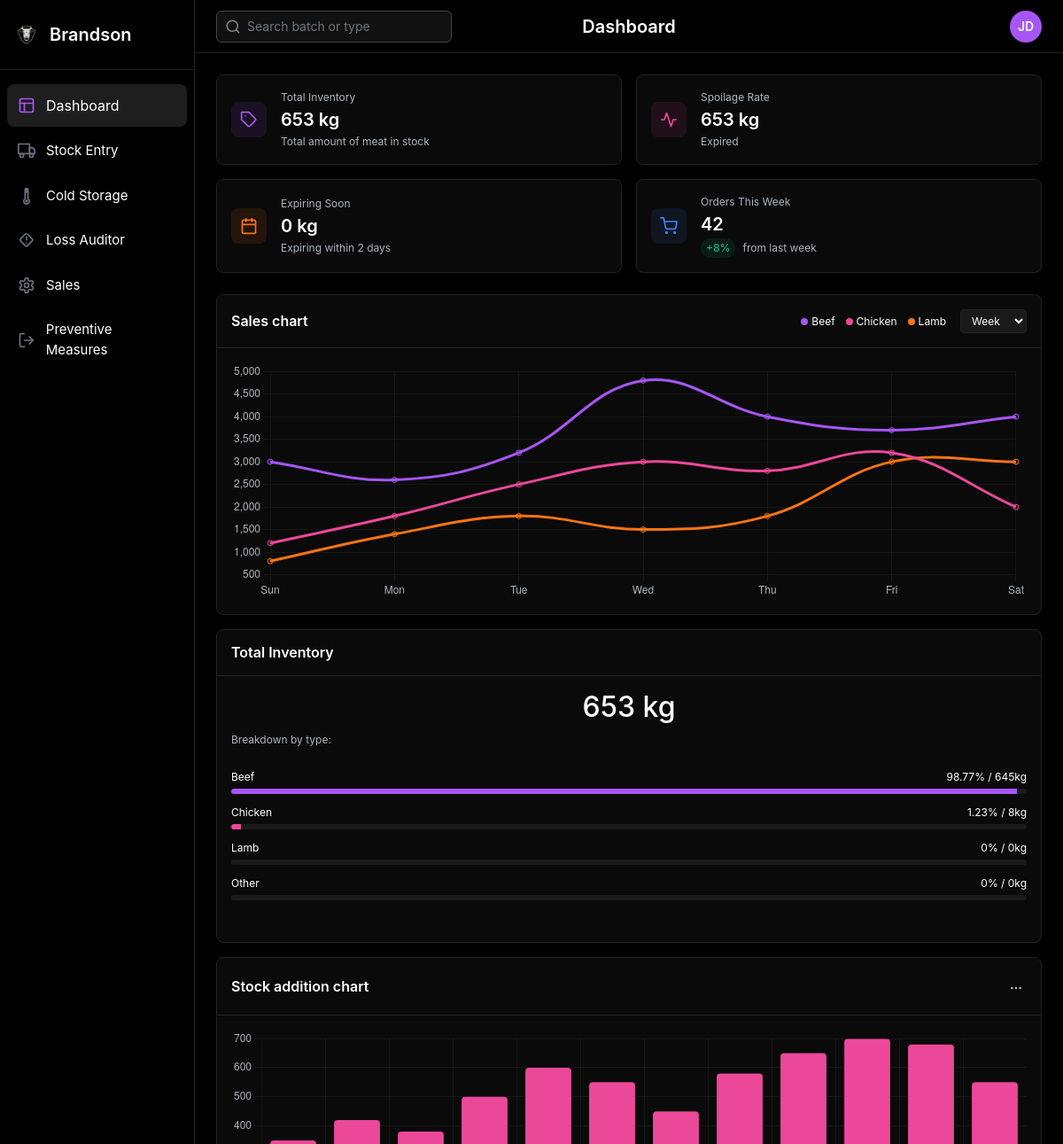
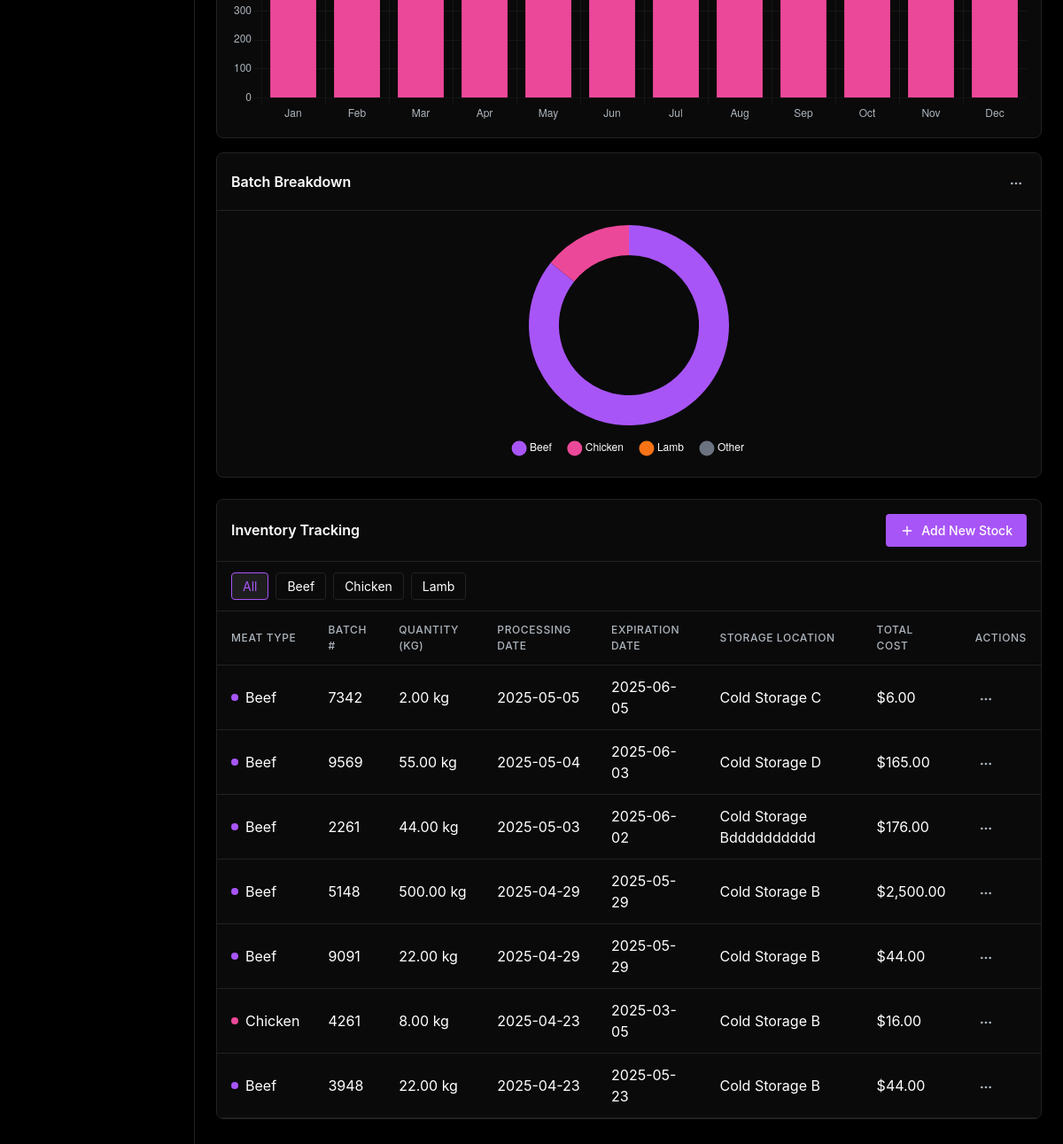
The app's page /p1/dashboard.php, older data (2 pictures, top to bottom).
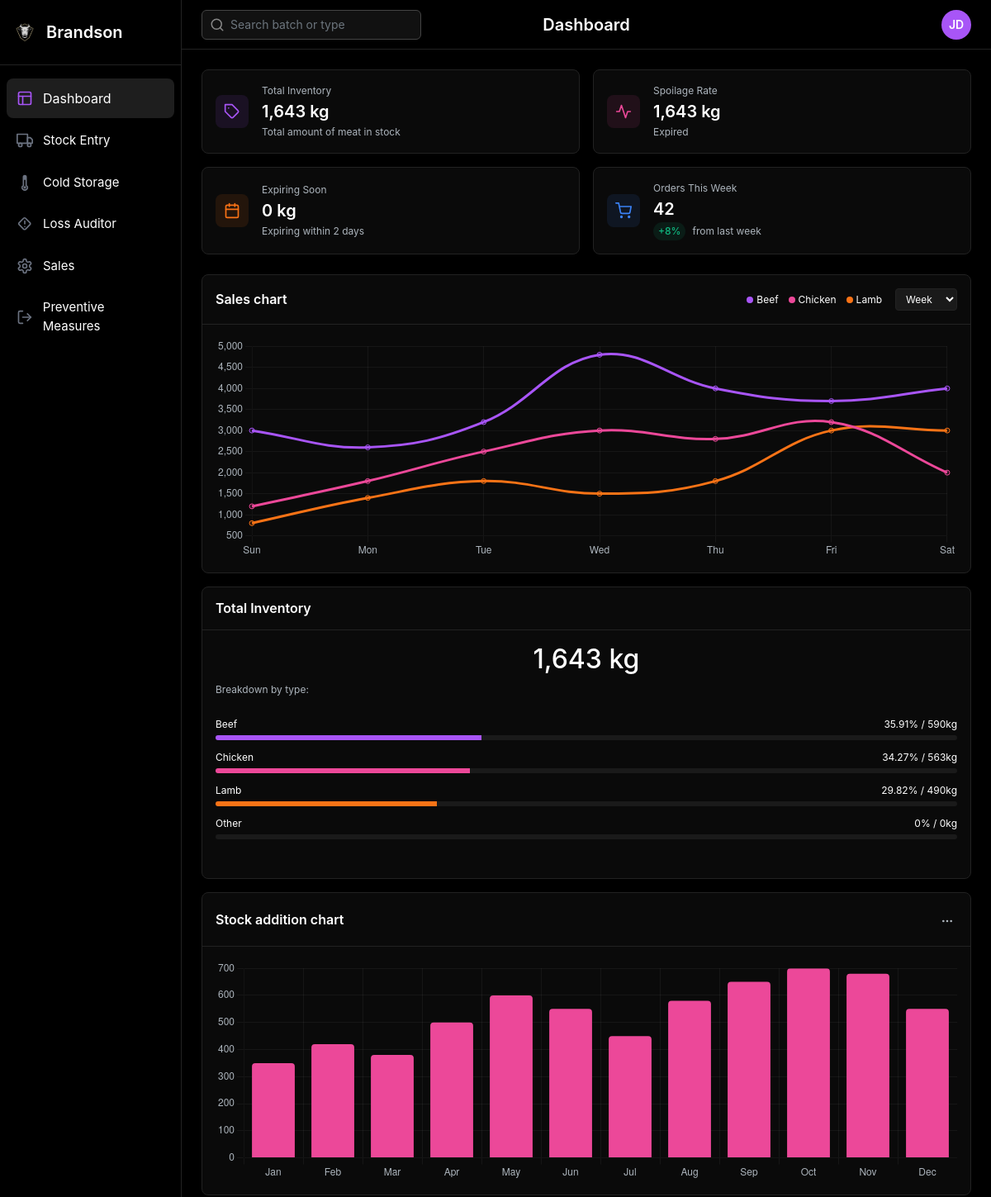
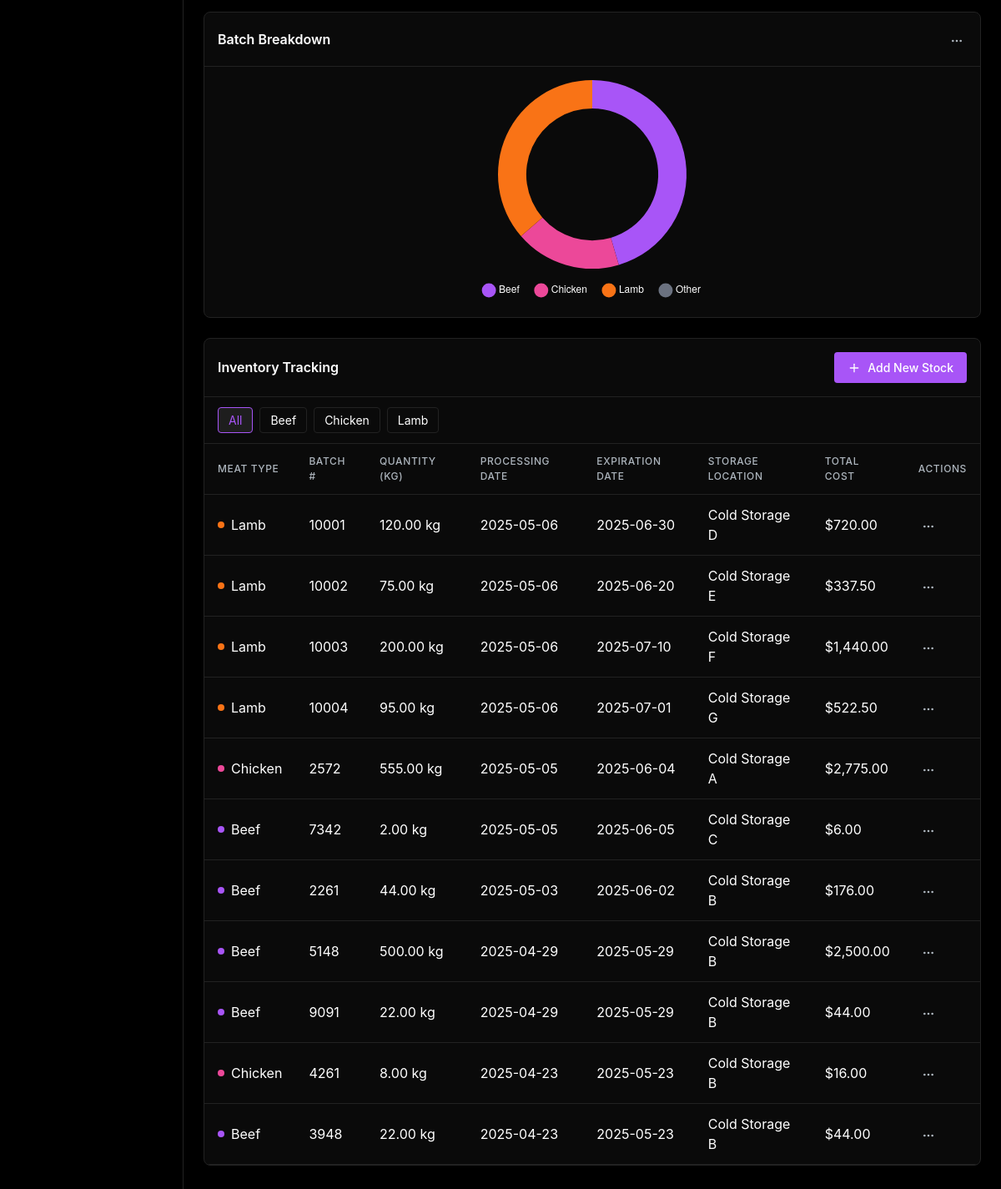
The same page, newer data (2 pictures, top to bottom).
### tables this page shows
CREATE TABLE `stockdata` (
  `batch_id` varchar(50) NOT NULL,
  `type` varchar(255) NOT NULL,
  `quantity` decimal(10,2) NOT NULL,
  `supplier` varchar(255) NOT NULL,
  `cost` decimal(10,2) NOT NULL,
  `processing_date` date NOT NULL,
  `expiration_Date` date NOT NULL,
  `location` varchar(255) NOT NULL,
  `date_added` timestamp NOT NULL DEFAULT current_timestamp(),
  `coldstorage_id` int(11) DEFAULT NULL,
  `farm_manager_id` int(11) DEFAULT NULL
);

### p1/includes/functions.php (called while the page is built, shortened)
<?php
function getInventoryData($conn) {
    $sql = "SELECT * FROM stockData";
    $result = $conn->query($sql);
    $inventoryData = [];
    if ($result->num_rows > 0) {
        while ($row = $result->fetch_assoc()) {
            $inventoryData[] = $row;
        }
    }
    return $inventoryData;
}
function getInventoryBreakdown($conn) {
    $inventoryData = getInventoryData($conn);
    $totalQuantity = 0;
    $categories = [
        'Beef' => 0,
        'Chicken' => 0,
        'Lamb' => 0,
        'Other' => 0
    ];
    foreach ($inventoryData as $item) {
        $totalQuantity += $item['quantity'];
        switch ($item['type']) {
            case 'Beef':
                $categories['Beef'] += $item['quantity'];
                break;
            case 'Chicken':
                $categories['Chicken'] += $item['quantity'];
                break;
            case 'Lamb':
                $categories['Lamb'] += $item['quantity'];
                break;
        }
    }
    $breakdown = [];
    foreach ($categories as $category => $quantity) {
        $breakdown[$category] = [
            'quantity' => $quantity,
            'percentage' => ($totalQuantity > 0) ? round(($quantity / $totalQuantity) * 100, 2) : 0
        ];
    }
    return [
        'total' => $totalQuantity,
        'change' => 3.2,
        'breakdown' => $breakdown
    ];
}
function calculateSpoilageRate($inventoryData) {
    $totalSpoiled = 0;
    $today = new DateTime();
    foreach ($inventoryData as $item) {
        $expirationDate = new DateTime($item['expiration_Date']);
        if ($expirationDate < $today) {
            $totalSpoiled += $item['quantity'];
        }
    }
    return [
        'value' => $totalSpoiled,
        'change' => -0.5
    ];
}
function calculateExpiringSoon($inventoryData) {
    $totalExpiringSoon = 0;
    $today = new DateTime();
    foreach ($inventoryData as $item) {
        if (isset($item['expiration_Date'])) {
            $expirationDate = new DateTime($item['expiration_Date']);
        }
    }
    return [
        'value' => $totalExpiringSoon,
        'change' => 12
    ];
}
function formatNumber($number) {
    return number_format($number);
}

### p1/dashboard.php (the view, shortened to what the rows shown need)
<?php
include 'includes/config.php';
include 'includes/functions.php';
?>
<!DOCTYPE html>
<html lang="en">
<head>
    <link href="https://cdn.jsdelivr.net/npm/bootstrap@5.3.2/dist/css/bootstrap.min.css" rel="stylesheet">
    <link rel="stylesheet" href="https://cdn.jsdelivr.net/npm/bootstrap-icons@1.11.1/font/bootstrap-icons.css">
    <link rel="stylesheet" href="css/stylestest.css">
    <link rel="stylesheet" href="css/modal.css">
    <?php
$inventoryData = getInventoryData($conn);
$totalInventory = calculateTotalInventory($conn);
$spoilageRate = calculateSpoilageRate($inventoryData);
$expiringSoon = calculateExpiringSoon($inventoryData);
$totalQuantity = $totalInventory['value'];
$spoiledQuantity = $spoilageRate['value'];
$expiringQuantity = $expiringSoon['value'];
if (!isset($inventory)) {
    $inventory = getInventoryBreakdown($conn);
}
?>
</head>
<body>
    <div class="app-container">
        <main class="main-content">
            <header class="header">
                <h1 class="page-title">Dashboard</h1>
            </header>
            <div class="dashboard-content">
                <div class="stats-grid">
                    <div class="stat-card">
                        <div class="stat-info">
                            <h2 class="stat-value"><?php echo number_format($totalQuantity); ?> kg</h2>
                        </div>
                    </div>
                    <div class="stat-card">
<div class="stat-info">
    <h2 class="stat-value"><?php echo number_format($spoiledQuantity); ?> kg</h2>
</div>
                    </div>
<div class="stat-card">
    <div class="stat-info">
        <h2 class="stat-value"><?php echo number_format($expiringQuantity); ?> kg</h2>
    </div>
</div>
                    <div class="stat-card">
                        <div class="stat-info">
                            <h2 class="stat-value">42</h2>
                        </div>
                    </div>
                </div>
                <div class="charts-grid">
            <div class="chart-card inventory-total">
    <div class="chart-body">
        <div class="inventory-total-value">
            <h1><?php echo formatNumber($inventory['total']); ?> kg</h1>
        </div>
    </div>
</div>
                </div>
<div class="table-card">
    <table class="inventory-table">
    <thead>
        <tr>
            <th>Meat Type</th>
            <th>Batch #</th>
            <th>Quantity (kg)</th>
            <th>Processing Date</th>
            <th>Expiration Date</th>
            <th>Storage Location</th>
            <th>Total Cost</th>
            <th>Actions</th>
        </tr>
    </thead>
    <tbody id="inventory-table-body">
        <?php
        include 'includes/config.php';
        $sql = "SELECT batch_id, type, quantity, processing_date, expiration_date, location, cost FROM stockData ORDER BY date_added DESC";
        $result = $conn->query($sql);
        if ($result->num_rows > 0) {
            while ($row = $result->fetch_assoc()) {
                $meatClass = '';
                switch ($row['type']) {
                    case 'Beef': $meatClass = 'purple'; break;
                    case 'Chicken': $meatClass = 'pink'; break;
                    case 'Lamb': $meatClass = 'orange'; break;
                }
                $totalCost = $row['quantity'] * $row['cost'];
                echo "<tr class='inventory-row' data-type='" . $row['type'] . "' data-batch='" . $row['batch_id'] . "'>
                        <td><div class='meat-type'>
                                <span class='meat-indicator " . $meatClass . "'></span>" . $row['type'] . "</div></td>
                        <td>" . $row['batch_id'] . "</td>
                        <td>" . $row['quantity'] . " kg</td>
                        <td>" . $row['processing_date'] . "</td>
                        <td>" . $row['expiration_date'] . "</td>
                        <td>" . $row['location'] . "</td>
                        <td>$" . number_format($totalCost, 2) . "</td>
                        <td><button class='row-menu-btn' onclick='openEditModal(\"" . $row['batch_id'] . "\")'>
                            <svg xmlns='http://www.w3.org/2000/svg' width='16' height='16' viewBox='0 0 24 24' fill='none' stroke='currentColor' stroke-width='2' stroke-linecap='round' stroke-linejoin='round'>
                                <circle cx='12' cy='12' r='1'></circle>
                                <circle cx='19' cy='12' r='1'></circle>
                                <circle cx='5' cy='12' r='1'></circle>
                            </svg>
                        </button></td>
                    </tr>";
            }
        } else {
            echo "<tr><td colspan='8' class='text-center'>No stock data available</td></tr>";
        }
        ?>
    </tbody>
</table>
    </div>
</div>
        </main>
    </div>
<script>
// PHP injected data
var labels = <?php echo $labelsJson; ?>;
var temperatureData = <?php echo $temperaturesJson; ?>;
var humidityData = <?php echo $humiditiesJson; ?>;
// Temperature Chart
var ctxTemp = document.getElementById('temperatureChart').getContext('2d');
var temperatureChart = new Chart(ctxTemp, {
    type: 'line',
    data: {
        labels: labels,
        datasets: [{
            label: 'Temperature (°C)',
            data: temperatureData,
            borderColor: 'rgb(255, 99, 132)',
            backgroundColor: 'rgba(255, 99, 132, 0.2)',
            fill: true
        }]
    },
    options: {
        responsive: true,
        scales: {
            x: {
                title: {
                    display: true,
                    text: 'Cold Storage'
                }
            },
            y: {
                title: {
                    display: true,
                    text: 'Temperature (°C)'
                }
            }
        }
    }
});
// Humidity Chart
var ctxHum = document.getElementById('humidityChart').getContext('2d');
var humidityChart = new Chart(ctxHum, {
    type: 'line',
    data: {
        labels: labels,
        datasets: [{
            label: 'Humidity (%)',
            data: humidityData,
            borderColor: 'rgb(54, 162, 235)',
            backgroundColor: 'rgba(54, 162, 235, 0.2)',
            fill: true
        }]
    },
    options: {
        responsive: true,
        scales: {
            x: {
                title: {
                    display: true,
                    text: 'Cold Storage'
                }
            },
            y: {
                title: {
                    display: true,
                    text: 'Humidity (%)'
                }
            }
        }
    }
});
</script>
</body>
</html>

Row changes from the older to the newer data that the page shows:
removed stockdata: type "Beef", batch_id "9569", quantity "55.00", processing_date "2025-05-04", expiration_Date "2025-06-03", location "Cold Storage D", totalCost "165.00"
added stockdata: type "Lamb", batch_id "10001", quantity "120.00", processing_date "2025-05-06", expiration_Date "2025-06-30", location "Cold Storage D", totalCost "720.00"
added stockdata: type "Lamb", batch_id "10002", quantity "75.00", processing_date "2025-05-06", expiration_Date "2025-06-20", location "Cold Storage E", totalCost "337.50"
added stockdata: type "Lamb", batch_id "10003", quantity "200.00", processing_date "2025-05-06", expiration_Date "2025-07-10", location "Cold Storage F", totalCost "1,440.00"
added stockdata: type "Lamb", batch_id "10004", quantity "95.00", processing_date "2025-05-06", expiration_Date "2025-07-01", location "Cold Storage G", totalCost "522.50"
added stockdata: type "Chicken", batch_id "2572", quantity "555.00", processing_date "2025-05-05", expiration_Date "2025-06-04", location "Cold Storage A", totalCost "2,775.00"
changed stockdata id 2261: location "Cold Storage Bdddddddddd" → "Cold Storage B"
changed stockdata id 4261: expiration_Date "2025-03-05" → "2025-05-23"
Text that changed along with them:
$totalQuantity: "653" → "1,643"
$spoiledQuantity: "653" → "1,643"
formatNumber($inventory['total']): "653" → "1,643"
chart data {{ $meatDataJson }}: {"Beef":6,"Chicken":1,"Lamb":0,"Other":0} → {"Beef":5,"Chicken":2,"Lamb":4,"Other":0}
new list line: "Beef 35.91 % / 590 kg"
new list line: "Chicken 34.27 % / 563 kg"
new list line: "Lamb 29.82 % / 490 kg"
list line gone: "Beef 98.77 % / 645 kg"
list line gone: "Chicken 1.23 % / 8 kg"
list line gone: "Lamb 0 % / 0 kg"
